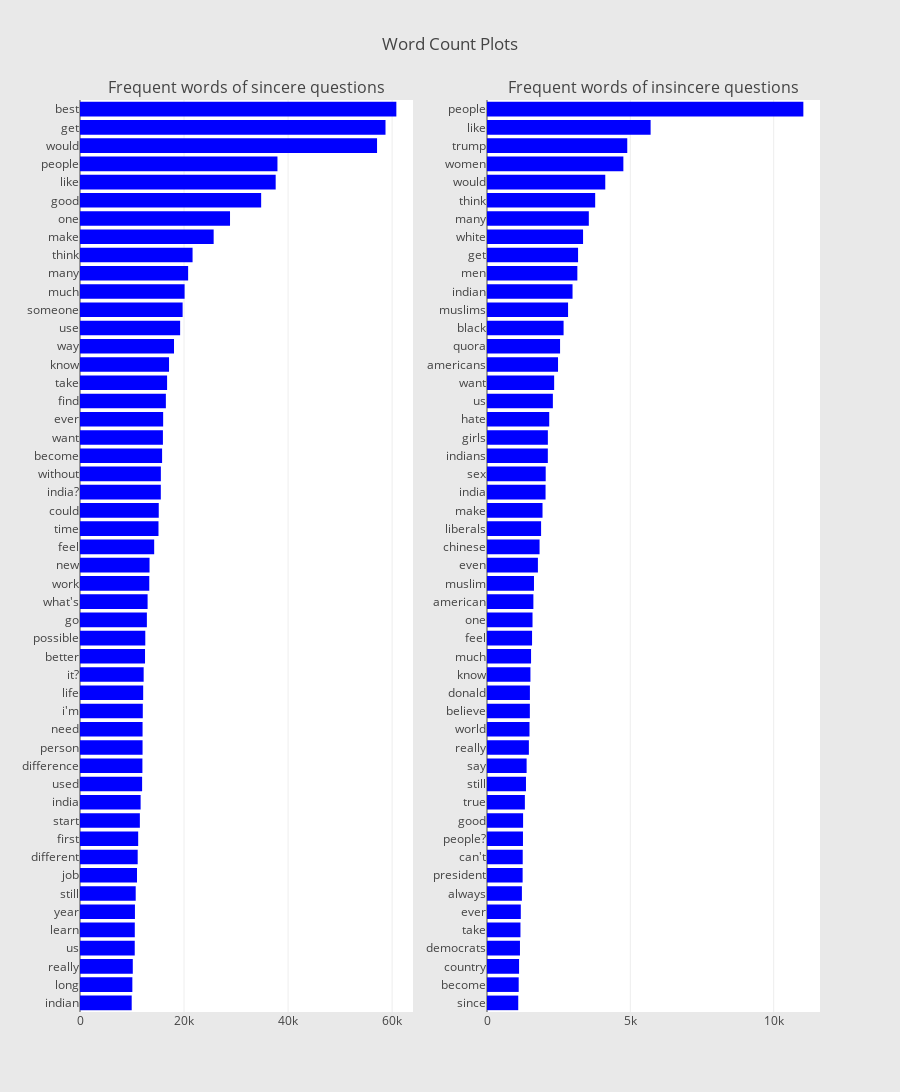

Notebook code for this chart:
### Code cell
# Word Frequency plot of sincere & insincere questions:**
'''
각각의 데이터에서 단어의 분포가 어떻게 되는지 
'''
from collections import defaultdict
train1_df = train_df[train_df["target"]==1]
train0_df = train_df[train_df["target"]==0]

## custom function for ngram generation ##
def generate_ngrams(text, n_gram=1):
    token = [token for token in text.lower().split(" ") if token != "" if token not in STOPWORDS]
    ngrams = zip(*[token[i:] for i in range(n_gram)])
    return [" ".join(ngram) for ngram in ngrams]

## custom function for horizontal bar chart ##

def horizontal_bar_chart(df, color):
    trace = go.Bar(
        y=df["word"].values[::-1],
        x=df["wordcount"].values[::-1],
        showlegend=False,
        orientation = 'h',
        marker=dict(
            color=color,
        ),
    )
    return trace

    return trace
## Get the bar chart from sincere questions ##
freq_dict = defaultdict(int)
for sent in train0_df["question_text"]:
    for word in generate_ngrams(sent):
        freq_dict[word] += 1
fd_sorted = pd.DataFrame(sorted(freq_dict.items(), key=lambda x: x[1])[::-1])
fd_sorted.columns = ["word", "wordcount"]
trace0 = horizontal_bar_chart(fd_sorted.head(50), 'blue')

## Get the bar chart from insincere questions ##
freq_dict = defaultdict(int)
for sent in train1_df["question_text"]:
    for word in generate_ngrams(sent):
        freq_dict[word] += 1
fd_sorted = pd.DataFrame(sorted(freq_dict.items(), key=lambda x: x[1])[::-1])
fd_sorted.columns = ["word", "wordcount"]
trace1 = horizontal_bar_chart(fd_sorted.head(50), 'blue')

# Creating two subplots
fig = tools.make_subplots(rows=1, cols=2, vertical_spacing=0.04,
                          subplot_titles=["Frequent words of sincere questions", 
                                          "Frequent words of insincere questions"])
fig.append_trace(trace0, 1, 1)
fig.append_trace(trace1, 1, 2)
fig['layout'].update(height=1200, width=900, paper_bgcolor='rgb(233,233,233)', title="Word Count Plots")
py.iplot(fig, filename='word-plots')

#plt.figure(figsize=(10,16))
#sns.barplot(x="ngram_count", y="ngram", data=fd_sorted.loc[:50,:], color="b")
#plt.title("Frequent words for Insincere Questions", fontsize=16)
#plt.show()

### Figure 1 — Plotly figure (JSON) as saved in the notebook; plotly's stock layout.template omitted (floating-point values rounded to 4 significant figures)
{"data": [{"marker": {"color": "blue"}, "orientation": "h", "showlegend": false, "type": "bar", "uid": "284391e8-e90c-49dd-8a53-012b1ea52799", "x": [9938, 10063, 10148, 10524, 10533, 10562, 10709, 10958, 11090, 11184, 11507, 11653, 11940, 11998, 12026, 12028, 12071, 12146, 12238, 12501, 12552, 12857, 12996, 13319, 13368, 14260, 15089, 15140, 15536, 15545, 15781, 15941, 15985, 16508, 16743, 17118, 18073, 19250, 19728, 20108, 20788, 21641, 25696, 28840, 34827, 37618, 37960, 57105, 58731, 60816], "xaxis": "x", "y": ["indian", "long", "really", "us", "learn", "year", "still", "job", "different", "first", "start", "india", "used", "difference", "person", "need", "i'm", "life", "it?", "better", "possible", "go", "what's", "work", "new", "feel", "time", "could", "india?", "without", "become", "want", "ever", "find", "take", "know", "way", "use", "someone", "much", "many", "think", "make", "one", "good", "like", "people", "would", "get", "best"], "yaxis": "y"}, {"marker": {"color": "blue"}, "orientation": "h", "showlegend": false, "type": "bar", "uid": "8200ddf9-5a3e-47bf-b496-5cf6072118db", "x": [1090, 1106, 1119, 1150, 1167, 1179, 1218, 1243, 1246, 1255, 1259, 1321, 1360, 1382, 1461, 1483, 1495, 1497, 1515, 1537, 1572, 1588, 1618, 1639, 1776, 1834, 1887, 1937, 2043, 2048, 2122, 2123, 2171, 2298, 2343, 2478, 2549, 2672, 2828, 2984, 3152, 3177, 3351, 3552, 3774, 4126, 4757, 4893, 5708, 11036], "xaxis": "x2", "y": ["since", "become", "country", "democrats", "take", "ever", "always", "president", "can't", "people?", "good", "true", "still", "say", "really", "world", "believe", "donald", "know", "much", "feel", "one", "american", "muslim", "even", "chinese", "liberals", "make", "india", "sex", "indians", "girls", "hate", "us", "want", "americans", "quora", "black", "muslims", "indian", "men", "get", "white", "many", "think", "would", "women", "trump", "like", "people"], "yaxis": "y2"}], "layout": {"annotations": [{"font": {"size": 16}, "showarrow": false, "text": "Frequent words of sincere questions", "x": 0.225, "xanchor": "center", "xref": "paper", "y": 1, "yanchor": "bottom", "yref": "paper"}, {"font": {"size": 16}, "showarrow": false, "text": "Frequent words of insincere questions", "x": 0.775, "xanchor": "center", "xref": "paper", "y": 1, "yanchor": "bottom", "yref": "paper"}], "height": 1200, "paper_bgcolor": "rgb(233,233,233)", "title": {"text": "Word Count Plots"}, "width": 900, "xaxis": {"anchor": "y", "domain": [0, 0.45]}, "xaxis2": {"anchor": "y2", "domain": [0.55, 1]}, "yaxis": {"anchor": "x", "domain": [0, 1]}, "yaxis2": {"anchor": "x2", "domain": [0, 1]}}}
